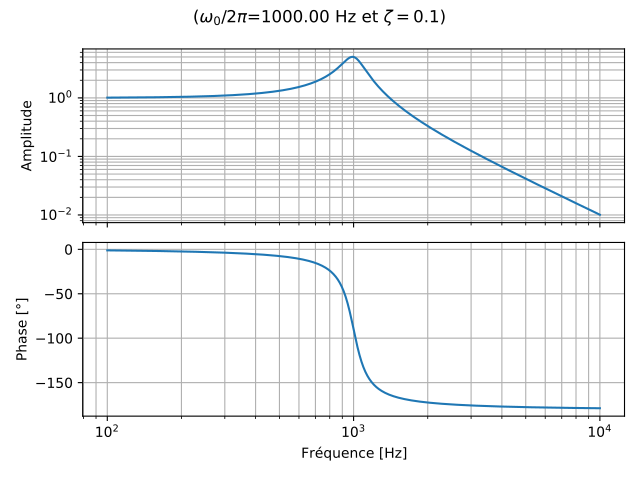

This chart was generated by the following Python code:
import numpy as np
import matplotlib.pyplot as plt

# même pour une formule simple, il faut définir une fonction
def H(omega, omega_0, zeta):
    return omega_0**2/(omega_0**2-omega**2 + 2J*omega*zeta*omega_0)

omega_0 = 2*np.pi*1000
zeta = 0.1

Tomega = 2*np.pi*np.logspace(2,4, 1001)
amplitude = H(Tomega, omega_0, zeta)

fig = plt.figure()
ax1, ax2 = fig.subplots(2, 1, sharex=True)

fig.suptitle(f'($\omega_0/2\pi$={omega_0/(2*np.pi):.2f} Hz et $\zeta={zeta}$)')
ax1.grid(True, which='both')
ax1.loglog(Tomega/(2*np.pi), np.abs(amplitude))
ax1.set_ylabel('Amplitude')

phase_in_deg = np.unwrap(np.angle(amplitude))/(2*np.pi)*360

ax2.semilogx(Tomega/(2*np.pi), phase_in_deg)
ax2.set_ylabel(u'Phase [°]')
ax2.set_xlabel(u'Fréquence [Hz]')
ax2.grid(True, which='both')

fig.tight_layout()
